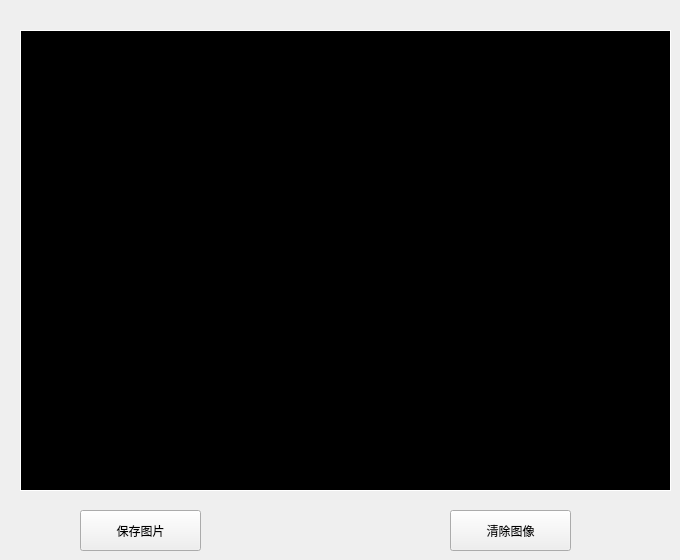
    <widget class="QWidget" name="tab_3">
     <attribute name="title">
      <string>查看采集/抓拍图像</string>
     </attribute>
     <widget class="QLabel" name="label_image">
      <property name="geometry">
       <rect>
        <x>20</x>
        <y>30</y>
        <width>651</width>
        <height>461</height>
       </rect>
      </property>
      <property name="palette">
       <palette>
        <active>
         <colorrole role="WindowText">
          <brush brushstyle="SolidPattern">
           <color alpha="255">
            <red>255</red>
            <green>255</green>
            <blue>255</blue>
           </color>
          </brush>
         </colorrole>
         <colorrole role="Button">
          <brush brushstyle="SolidPattern">
           <color alpha="255">
            <red>0</red>
            <green>0</green>
            <blue>0</blue>
           </color>
          </brush>
         </colorrole>
         <colorrole role="Light">
          <brush brushstyle="SolidPattern">
           <color alpha="255">
            <red>0</red>
            <green>0</green>
            <blue>0</blue>
           </color>
          </brush>
         </colorrole>
         <colorrole role="Midlight">
          <brush brushstyle="SolidPattern">
           <color alpha="255">
            <red>0</red>
            <green>0</green>
            <blue>0</blue>
           </color>
          </brush>
         </colorrole>
         <colorrole role="Dark">
          <brush brushstyle="SolidPattern">
           <color alpha="255">
            <red>0</red>
            <green>0</green>
            <blue>0</blue>
           </color>
          </brush>
         </colorrole>
         <colorrole role="Mid">
          <brush brushstyle="SolidPattern">
           <color alpha="255">
            <red>0</red>
            <green>0</green>
            <blue>0</blue>
           </color>
          </brush>
         </colorrole>
         <colorrole role="Text">
          <brush brushstyle="SolidPattern">
           <color alpha="255">
            <red>255</red>
            <green>255</green>
            <blue>255</blue>
           </color>
          </brush>
         </colorrole>
         <colorrole role="BrightText">
          <brush brushstyle="SolidPattern">
           <color alpha="255">
            <red>255</red>
            <green>255</green>
            <blue>255</blue>
           </color>
          </brush>
         </colorrole>
         <colorrole role="ButtonText">
          <brush brushstyle="SolidPattern">
           <color alpha="255">
            <red>255</red>
            <green>255</green>
            <blue>255</blue>
           </color>
          </brush>
         </colorrole>
         <colorrole role="Base">
          <brush brushstyle="SolidPattern">
           <color alpha="255">
            <red>0</red>
            <green>0</green>
            <blue>0</blue>
           </color>
          </brush>
         </colorrole>
         <colorrole role="Window">
          <brush brushstyle="SolidPattern">
           <color alpha="255">
            <red>0</red>
            <green>0</green>
            <blue>0</blue>
           </color>
          </brush>
         </colorrole>
         <colorrole role="Shadow">
          <brush brushstyle="SolidPattern">
           <color alpha="255">
            <red>0</red>
            <green>0</green>
            <blue>0</blue>
           </color>
          </brush>
         </colorrole>
         <colorrole role="AlternateBase">
          <brush brushstyle="SolidPattern">
           <color alpha="255">
            <red>0</red>
            <green>0</green>
            <blue>0</blue>
           </color>
          </brush>
         </colorrole>
         <colorrole role="ToolTipBase">
          <brush brushstyle="SolidPattern">
           <color alpha="255">
            <red>255</red>
            <green>255</green>
            <blue>220</blue>
           </color>
          </brush>
         </colorrole>
         <colorrole role="ToolTipText">
          <brush brushstyle="SolidPattern">
           <color alpha="255">
            <red>0</red>
            <green>0</green>
            <blue>0</blue>
           </color>
          </brush>
         </colorrole>
         <colorrole role="PlaceholderText">
          <brush brushstyle="SolidPattern">
           <color alpha="127">
            <red>255</red>
            <green>255</green>
            <blue>255</blue>
           </color>
          </brush>
         </colorrole>
         <colorrole role="Accent">
          <brush brushstyle="SolidPattern">
           <color alpha="255">
            <red>0</red>
            <green>0</green>
            <blue>0</blue>
           </color>
          </brush>
         </colorrole>
        </active>
        <inactive>
         <colorrole role="WindowText">
          <brush brushstyle="SolidPattern">
           <color alpha="255">
            <red>255</red>
            <green>255</green>
            <blue>255</blue>
           </color>
          </brush>
         </colorrole>
         <colorrole role="Button">
          <brush brushstyle="SolidPattern">
           <color alpha="255">
            <red>0</red>
            <green>0</green>
            <blue>0</blue>
           </color>
          </brush>
         </colorrole>
         <colorrole role="Light">
          <brush brushstyle="SolidPattern">
           <color alpha="255">
            <red>0</red>
            <green>0</green>
            <blue>0</blue>
           </color>
          </brush>
         </colorrole>
         <colorrole role="Midlight">
          <brush brushstyle="SolidPattern">
           <color alpha="255">
            <red>0</red>
            <green>0</green>
            <blue>0</blue>
           </color>
          </brush>
         </colorrole>
         <colorrole role="Dark">
          <brush brushstyle="SolidPattern">
           <color alpha="255">
            <red>0</red>
            <green>0</green>
            <blue>0</blue>
           </color>
          </brush>
         </colorrole>
         <colorrole role="Mid">
          <brush brushstyle="SolidPattern">
           <color alpha="255">
            <red>0</red>
            <green>0</green>
            <blue>0</blue>
           </color>
          </brush>
         </colorrole>
         <colorrole role="Text">
          <brush brushstyle="SolidPattern">
           <color alpha="255">
            <red>255</red>
            <green>255</green>
            <blue>255</blue>
           </color>
          </brush>
         </colorrole>
         <colorrole role="BrightText">
          <brush brushstyle="SolidPattern">
           <color alpha="255">
            <red>255</red>
            <green>255</green>
            <blue>255</blue>
           </color>
          </brush>
         </colorrole>
         <colorrole role="ButtonText">
          <brush brushstyle="SolidPattern">
           <color alpha="255">
            <red>255</red>
            <green>255</green>
            <blue>255</blue>
           </color>
          </brush>
         </colorrole>
         <colorrole role="Base">
          <brush brushstyle="SolidPattern">
           <color alpha="255">
            <red>0</red>
            <green>0</green>
            <blue>0</blue>
           </color>
          </brush>
         </colorrole>
         <colorrole role="Window">
          <brush brushstyle="SolidPattern">
           <color alpha="255">
            <red>0</red>
            <green>0</green>
            <blue>0</blue>
           </color>
          </brush>
         </colorrole>
         <colorrole role="Shadow">
          <brush brushstyle="SolidPattern">
           <color alpha="255">
            <red>0</red>
            <green>0</green>
            <blue>0</blue>
           </color>
          </brush>
         </colorrole>
         <colorrole role="AlternateBase">
          <brush brushstyle="SolidPattern">
           <color alpha="255">
            <red>0</red>
            <green>0</green>
            <blue>0</blue>
           </color>
          </brush>
         </colorrole>
         <colorrole role="ToolTipBase">
          <brush brushstyle="SolidPattern">
           <color alpha="255">
            <red>255</red>
            <green>255</green>
            <blue>220</blue>
           </color>
          </brush>
         </colorrole>
         <colorrole role="ToolTipText">
          <brush brushstyle="SolidPattern">
           <color alpha="255">
            <red>0</red>
            <green>0</green>
            <blue>0</blue>
           </color>
          </brush>
         </colorrole>
         <colorrole role="PlaceholderText">
          <brush brushstyle="SolidPattern">
           <color alpha="127">
            <red>255</red>
            <green>255</green>
            <blue>255</blue>
           </color>
          </brush>
         </colorrole>
         <colorrole role="Accent">
          <brush brushstyle="SolidPattern">
           <color alpha="255">
            <red>0</red>
            <green>0</green>
            <blue>0</blue>
           </color>
          </brush>
         </colorrole>
        </inactive>
        <disabled>
         <colorrole role="WindowText">
          <brush brushstyle="SolidPattern">
           <color alpha="255">
            <red>0</red>
            <green>0</green>
            <blue>0</blue>
           </color>
          </brush>
         </colorrole>
         <colorrole role="Button">
          <brush brushstyle="SolidPattern">
           <color alpha="255">
            <red>0</red>
            <green>0</green>
            <blue>0</blue>
           </color>
          </brush>
         </colorrole>
         <colorrole role="Light">
          <brush brushstyle="SolidPattern">
           <color alpha="255">
            <red>0</red>
            <green>0</green>
            <blue>0</blue>
           </color>
          </brush>
         </colorrole>
         <colorrole role="Midlight">
          <brush brushstyle="SolidPattern">
           <color alpha="255">
            <red>0</red>
            <green>0</green>
            <blue>0</blue>
           </color>
          </brush>
         </colorrole>
         <colorrole role="Dark">
          <brush brushstyle="SolidPattern">
           <color alpha="255">
            <red>0</red>
            <green>0</green>
            <blue>0</blue>
           </color>
          </brush>
         </colorrole>
         <colorrole role="Mid">
          <brush brushstyle="SolidPattern">
           <color alpha="255">
            <red>0</red>
            <green>0</green>
            <blue>0</blue>
           </color>
          </brush>
         </colorrole>
         <colorrole role="Text">
          <brush brushstyle="SolidPattern">
           <color alpha="255">
            <red>0</red>
            <green>0</green>
            <blue>0</blue>
           </color>
          </brush>
         </colorrole>
         <colorrole role="BrightText">
          <brush brushstyle="SolidPattern">
           <color alpha="255">
            <red>255</red>
            <green>255</green>
            <blue>255</blue>
           </color>
          </brush>
         </colorrole>
         <colorrole role="ButtonText">
          <brush brushstyle="SolidPattern">
           <color alpha="255">
            <red>0</red>
            <green>0</green>
            <blue>0</blue>
           </color>
          </brush>
         </colorrole>
         <colorrole role="Base">
          <brush brushstyle="SolidPattern">
           <color alpha="255">
            <red>0</red>
            <green>0</green>
            <blue>0</blue>
           </color>
          </brush>
         </colorrole>
         <colorrole role="Window">
          <brush brushstyle="SolidPattern">
           <color alpha="255">
            <red>0</red>
            <green>0</green>
            <blue>0</blue>
           </color>
          </brush>
         </colorrole>
         <colorrole role="Shadow">
          <brush brushstyle="SolidPattern">
           <color alpha="255">
            <red>0</red>
            <green>0</green>
            <blue>0</blue>
           </color>
          </brush>
         </colorrole>
         <colorrole role="AlternateBase">
          <brush brushstyle="SolidPattern">
           <color alpha="255">
            <red>0</red>
            <green>0</green>
            <blue>0</blue>
           </color>
          </brush>
         </colorrole>
         <colorrole role="ToolTipBase">
          <brush brushstyle="SolidPattern">
           <color alpha="255">
            <red>255</red>
            <green>255</green>
            <blue>220</blue>
           </color>
          </brush>
         </colorrole>
         <colorrole role="ToolTipText">
          <brush brushstyle="SolidPattern">
           <color alpha="255">
            <red>0</red>
            <green>0</green>
            <blue>0</blue>
           </color>
          </brush>
         </colorrole>
         <colorrole role="PlaceholderText">
          <brush brushstyle="SolidPattern">
           <color alpha="127">
            <red>0</red>
            <green>0</green>
            <blue>0</blue>
           </color>
          </brush>
         </colorrole>
         <colorrole role="Accent">
          <brush brushstyle="SolidPattern">
           <color alpha="255">
            <red>0</red>
            <green>0</green>
            <blue>0</blue>
           </color>
          </brush>
         </colorrole>
        </disabled>
       </palette>
      </property>
      <property name="autoFillBackground">
       <bool>true</bool>
      </property>
      <property name="frameShape">
       <enum>QFrame::Box</enum>
      </property>
      <property name="text">
       <string/>
      </property>
     </widget>
     <widget class="QPushButton" name="pushButton_save">
      <property name="geometry">
       <rect>
        <x>80</x>
        <y>510</y>
        <width>121</width>
        <height>41</height>
       </rect>
      </property>
      <property name="text">
       <string>保存图片</string>
      </property>
     </widget>
     <widget class="QPushButton" name="pushButton_clear1">
      <property name="geometry">
       <rect>
        <x>450</x>
        <y>510</y>
        <width>121</width>
        <height>41</height>
       </rect>
      </property>
      <property name="text">
       <string>清除图像</string>
      </property>
     </widget>
    </widget>
